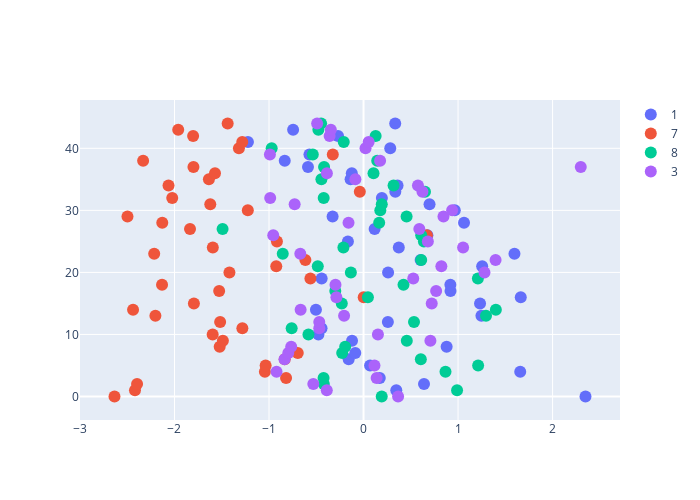

Write notebook code for a chart like this one.
### Markdown cell above
#### 1d

### Code cell
target_dims = [0]

trace = []
for i in range(len(numbers)):
    m = latents[labels==numbers[i]]
    _x = m[:, target_dims[0]] 
    trace.append(go.Scatter(x=_x, mode="markers", name=f"{numbers[i]}", 
                              marker = dict(size=12)))
layout = go.Layout(width=700, height=500)    
data = trace
fig = dict(data=data, layout=layout)
iplot(fig)
